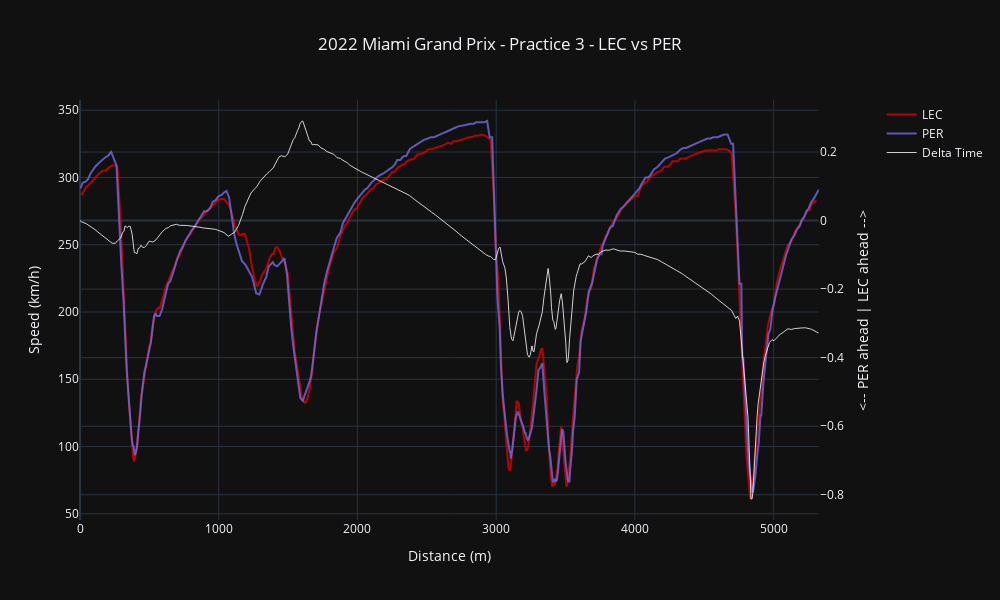

This figure's notebook cell:
### Code cell
hovertemplate_speed = 'Speed: %{y} km/h'+'<br>Distance: %{x} meters'
hovertemplate_gear = 'Gear: %{y}'+'<br>Distance: %{x} meters'
fig = make_subplots(specs=[[{"secondary_y": True}]])

fig.add_trace(go.Scatter(x=car_data_1['Distance'], y=car_data_1['Speed'], name=driver_1, line_color=ff1.plotting.driver_color(driver_1), hovertemplate = hovertemplate_speed, opacity=0.8), secondary_y=False)
fig.add_trace(go.Scatter(x=car_data_2['Distance'], y=car_data_2['Speed'], name=driver_2, line_color=ff1.plotting.driver_color(driver_2), hovertemplate = hovertemplate_speed, opacity=0.8), secondary_y=False)
fig.add_trace(go.Scatter(x=ref_tel['Distance'], y=delta_time, line_color='white', name='Delta Time', hovertemplate = 'Delta Time: %{y:.3f} sec', opacity=0.8, line_width=1), secondary_y=True)

fig.update_yaxes(title_text="Speed (km/h)", secondary_y=False)
fig.update_yaxes(title_text=f"<-- {driver_2} ahead | {driver_1} ahead -->", secondary_y=True)
fig.update_layout(width=1000, height=600, title_text=plot_title, xaxis_title='Distance (m)', title_x=0.5)
fig.show()

### Figure 1 — Plotly figure (JSON) as saved in the notebook; plotly's stock layout.template omitted (floating-point values rounded to 4 significant figures; data arrays with more than 128 entries replaced by an {"elided": "..."} marker saying what was removed)
{"data": [{"hovertemplate": "Speed: %{y} km/h<br>Distance: %{x} meters", "line": {"color": "#dc0000"}, "name": "LEC", "opacity": 0.8, "type": "scatter", "x": {"elided": "333 int values"}, "xaxis": "x", "y": {"elided": "333 int values"}, "yaxis": "y"}, {"hovertemplate": "Speed: %{y} km/h<br>Distance: %{x} meters", "line": {"color": "#716de2"}, "name": "PER", "opacity": 0.8, "type": "scatter", "x": {"elided": "339 int values"}, "xaxis": "x", "y": {"elided": "339 int values"}, "yaxis": "y"}, {"hovertemplate": "Delta Time: %{y:.3f} sec", "line": {"color": "white", "width": 1}, "name": "Delta Time", "opacity": 0.8, "type": "scatter", "x": {"elided": "335 float values"}, "xaxis": "x", "y": {"elided": "335 float values"}, "yaxis": "y2"}], "layout": {"height": 600, "title": {"text": "2022 Miami Grand Prix - Practice 3 - LEC vs PER", "x": 0.5}, "width": 1000, "xaxis": {"anchor": "y", "domain": [0, 0.94], "title": {"text": "Distance (m)"}}, "yaxis": {"anchor": "x", "domain": [0, 1], "title": {"text": "Speed (km/h)"}}, "yaxis2": {"anchor": "x", "overlaying": "y", "side": "right", "title": {"text": "<-- PER ahead | LEC ahead -->"}}}}
